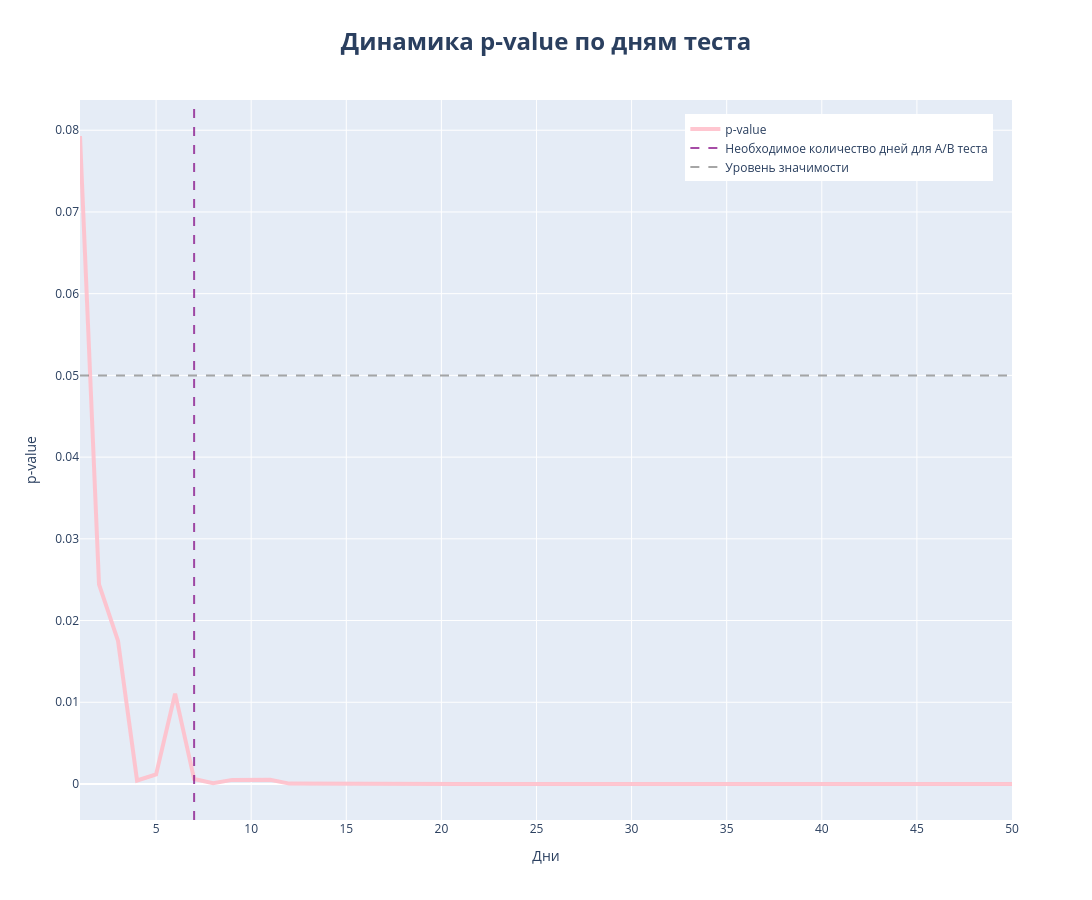

Source (notebook cell):
### Markdown cell above
4. На основе `DataFrame` из предыдущего пункта постройте график динамики p-value по дням теста. Отложите вертикальную линию на этом же графике, показывающую кол-во дней, посчитанных в пункте 1. Сделайте эту линию пунктирной и измените цвет, который вам больше нравится. Также отложите горизонтальную линию – ваш уровень значимости $\alpha$.

### Code cell
fig = go.Figure()
fig.add_trace(go.Scatter(
    x=df_ab['День'], 
    y=df_ab['p-value'],
    name='p-value',
    line=dict(color='pink', width=4),
    opacity=0.9
))


fig.add_vline(
    x=7,
    line=dict(
        color='purple',
        width=2,
        dash='dash'  
    ),
    opacity=0.7,
    name='Необходимое количество дней для A/B теста',
    showlegend=True
)

fig.add_hline(
    y=0.05,
    line=dict(
        color='grey',
        width=2,
        dash='dash'  
    ),
    opacity=0.7,
    name='Уровень значимости',
    showlegend=True
)

fig.update_layout(
    title=dict(
        text='<b>Динамика p-value по дням теста</b>',
        font=dict(size=24),
        x=0.5
    ),
    xaxis=dict(title='Дни'),
    yaxis=dict(title='p-value'),
    legend=dict(
        #title=dict(text='<b>Группы</b>'),
        x=0.98,      
        y=0.98,      
        xanchor='right',  
        yanchor='top'     
    ),
    hovermode='x unified',
    width=1600,
    height=900
)

fig.show()

### Figure 1 — Plotly figure (JSON) as saved in the notebook; plotly's stock layout.template omitted (floating-point values rounded to 4 significant figures)
{"data": [{"line": {"color": "pink", "width": 4}, "name": "p-value", "opacity": 0.9, "type": "scatter", "x": [1, 2, 3, 4, 5, 6, 7, 8, 9, 10, 11, 12, 13, 14, 15, 16, 17, 18, 19, 20, 21, 22, 23, 24, 25, 26, 27, 28, 29, 30, 31, 32, 33, 34, 35, 36, 37, 38, 39, 40, 41, 42, 43, 44, 45, 46, 47, 48, 49, 50], "y": [0.07929, 0.02442, 0.01751, 0.0004291, 0.001181, 0.01106, 0.0006016, 0.0001034, 0.0005022, 0.0005608, 0.0005301, 5.071e-05, 5.751e-05, 2.104e-05, 1.367e-05, 8.938e-06, 6.74e-07, 3.687e-07, 1.308e-06, 1.428e-06, 6.642e-07, 8.271e-07, 4.71e-08, 1.689e-08, 4.876e-09, 2.823e-10, 4.089e-11, 4.663e-12, 7.085e-12, 4.734e-13, 2.825e-14, 2.129e-15, 4.559e-16, 1.128e-15, 5.061e-16, 9.992e-16, 4.212e-16, 1.557e-16, 7.388e-18, 1.29e-18, 2.295e-18, 7.571e-19, 1.409e-18, 1.171e-20, 2.238e-21, 1.392e-21, 1.001e-21, 1.466e-21, 1.891e-21, 1.332e-22]}], "layout": {"height": 900, "hovermode": "x unified", "legend": {"x": 0.98, "xanchor": "right", "y": 0.98, "yanchor": "top"}, "shapes": [{"line": {"color": "purple", "dash": "dash", "width": 2}, "name": "Необходимое количество дней для A/B теста", "opacity": 0.7, "showlegend": true, "type": "line", "x0": 7, "x1": 7, "xref": "x", "y0": 0, "y1": 1, "yref": "y domain"}, {"line": {"color": "grey", "dash": "dash", "width": 2}, "name": "Уровень значимости", "opacity": 0.7, "showlegend": true, "type": "line", "x0": 0, "x1": 1, "xref": "x domain", "y0": 0.05, "y1": 0.05, "yref": "y"}], "title": {"font": {"size": 24}, "text": "<b>Динамика p-value по дням теста</b>", "x": 0.5}, "width": 1600, "xaxis": {"title": {"text": "Дни"}}, "yaxis": {"title": {"text": "p-value"}}}}
